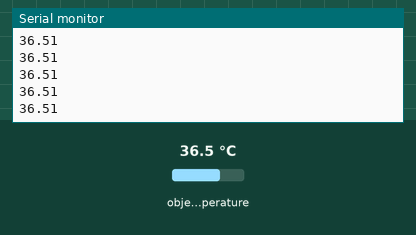
This sketch was run on a simulated Arduino Uno, built with avr-gcc and run on an emulated ATmega328P. Shown: the last lines printed to the serial monitor. The test bench sets the inputs (shaded band); at power-on: object temperature 36.5 °C.

Above: at 1.2 s.
1.3 s: object temperature set to 20 °C
At 1.35 s:
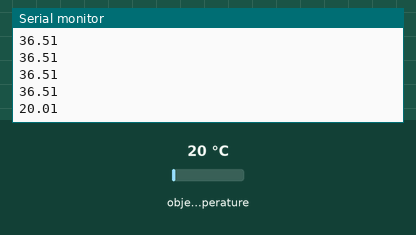
2.8 s: object temperature set to 26 °C
At 2.83 s:
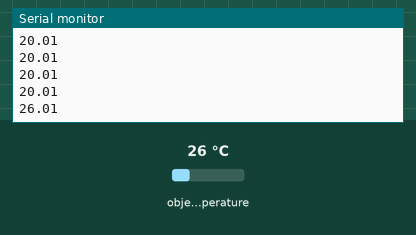
Timing chart, 0 to 5.8 s (numbered marks = the images above; inputs shaded):
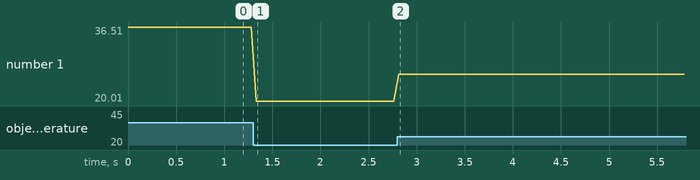

The sketch:

temperatura.ino
```cpp
#include <Wire.h>
#include <Adafruit_MLX90614.h>

Adafruit_MLX90614 mlx = Adafruit_MLX90614();
void setup() {
  // put your setup code here, to run once:
  mlx.begin();
  Serial.begin(9600);

}
void loop() {
  // put your main code here, to run repeatedly:
  float temp = mlx.readObjectTempC();
  Serial.println(temp);
  delay (50);
}
```

Measured:
- after the input at 1.3 s, the serial monitor: prints a new line at once (image 1)
- after the input at 2.8 s, the serial monitor: prints a new line at once (image 2)
- plotted number 1: 36.51 → 20.01 after the input at 1.3 s, 20.01 → 26.01 after the input at 2.8 s
